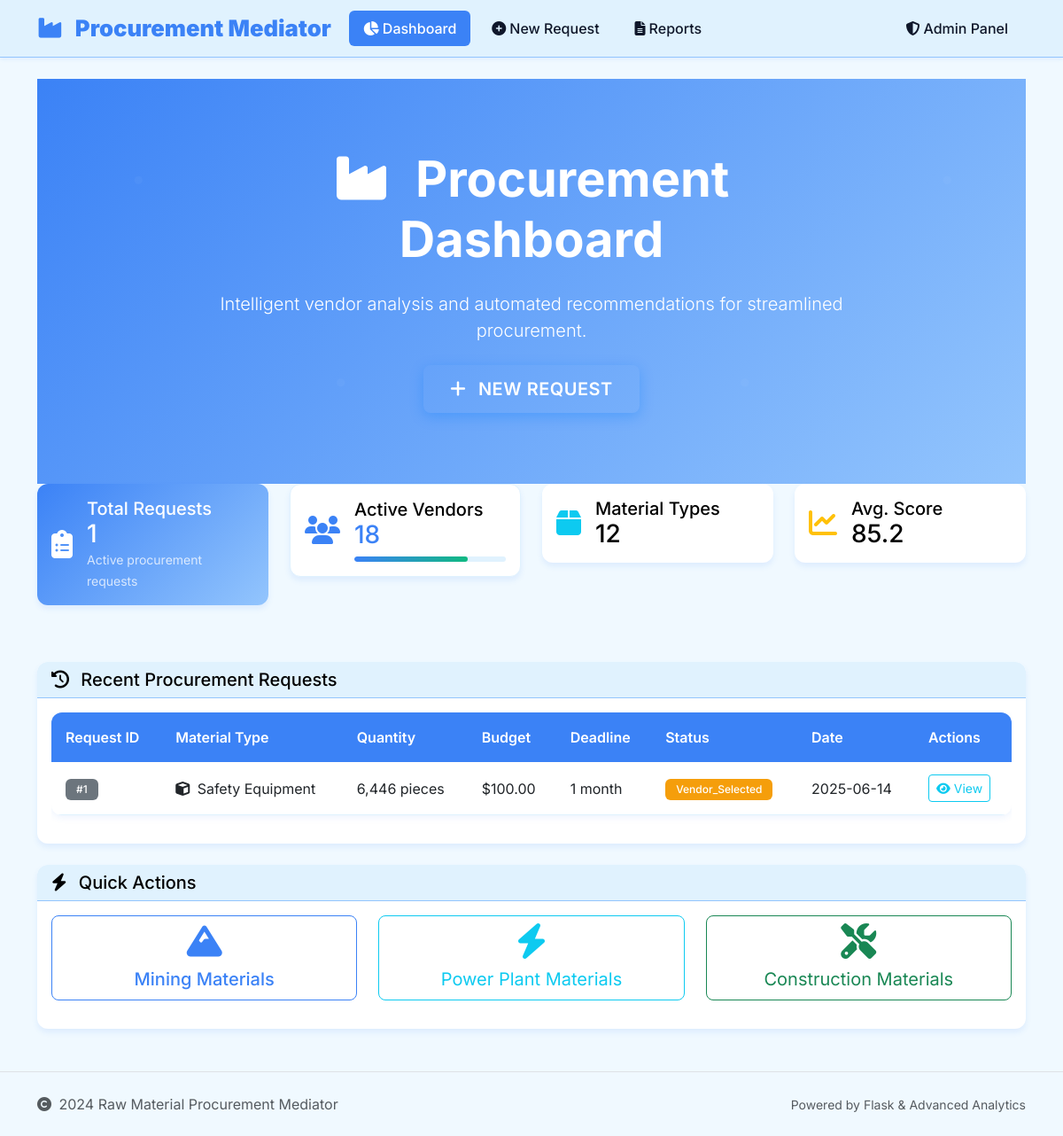
The page / on the database its author committed.
### models.py (models this page shows, shortened)
class ProcurementRequest(db.Model):
    id = db.Column(db.Integer, primary_key=True)
    material_type = db.Column(db.String(100), nullable=False)
    quantity_required = db.Column(db.Float, nullable=False)
    unit = db.Column(db.String(20), nullable=False)
    quality_standard = db.Column(db.String(50), nullable=False)
    budget_constraint = db.Column(db.Float, nullable=False)
    delivery_deadline = db.Column(db.String(50), nullable=False)
    additional_requirements = db.Column(Text)
    request_date = db.Column(db.DateTime, default=datetime.utcnow)
    status = db.Column(db.String(20), default='pending')

### routes.py (the view)
@app.route('/')
def index():
    recent_requests = ProcurementRequest.query.order_by(ProcurementRequest.request_date.desc()).limit(5).all()
    return render_template('index.html', recent_requests=recent_requests)

### templates/index.html (shortened to what this page needs)
{% extends "base.html" %}
{% block content %}
<div class="hero-section text-center fade-in">
    <div class="container">
        <div class="row justify-content-center">
            <div class="col-lg-8">
                <h1 class="display-4 fw-bold mb-4">
                    <i class="fas fa-industry me-3"></i>
                    Procurement Dashboard
                </h1>
                <p class="lead mb-4">
                    Intelligent vendor analysis and automated recommendations for streamlined procurement.
                </p>
                <div class="d-flex justify-content-center gap-3 flex-wrap">
                    <a href="{{ url_for('request_form') }}" class="btn btn-custom btn-lg" style="text-decoration: none; z-index: 10; position: relative;">
                        <i class="fas fa-plus me-2"></i>
                        New Request
                    </a>
                </div>
            </div>
        </div>
    </div>
</div>
<div class="row mb-5">
    <div class="col-md-3 mb-3">
        <div class="card stats-card text-white">
            <div class="card-body">
                <div class="d-flex align-items-center">
                    <div class="flex-shrink-0">
                        <i class="fas fa-clipboard-list fa-2x stats-icon"></i>
                    </div>
                    <div class="flex-grow-1 ms-3">
                        <h5 class="card-title mb-0 "id="white">Total Requests</h5>
                        <h3 class="mb-0"id="white">{{ recent_requests|length if recent_requests else 0 }}</h3>
                        <small class="opacity-75">Active procurement requests</small>
                    </div>
                </div>
            </div>
        </div>
    </div>
    <div class="col-md-3 mb-3">
        <div class="card feature-card">
            <div class="card-body">
                <div class="d-flex align-items-center">
                    <div class="flex-shrink-0">
                        <i class="fas fa-users fa-2x text-primary-custom"></i>
                    </div>
                    <div class="flex-grow-1 ms-3">
                        <h5 class="card-title mb-0">Active Vendors</h5>
                        <h3 class="mb-0 text-primary-custom">18</h3>
                        <div class="score-indicator mt-2">
                            <div class="score-fill" style="width: 75%"></div>
                        </div>
                    </div>
                </div>
            </div>
        </div>
    </div>
    <div class="col-md-3 mb-3">
        <div class="card">
            <div class="card-body">
                <div class="d-flex align-items-center">
                    <div class="flex-shrink-0">
                        <i class="fas fa-box fa-2x text-info"></i>
                    </div>
                    <div class="flex-grow-1 ms-3">
                        <h5 class="card-title mb-0">Material Types</h5>
                        <h3 class="mb-0">12</h3>
                    </div>
                </div>
            </div>
        </div>
    </div>
    <div class="col-md-3 mb-3">
        <div class="card">
            <div class="card-body">
                <div class="d-flex align-items-center">
                    <div class="flex-shrink-0">
                        <i class="fas fa-chart-line fa-2x text-warning"></i>
                    </div>
                    <div class="flex-grow-1 ms-3">
                        <h5 class="card-title mb-0">Avg. Score</h5>
                        <h3 class="mb-0">85.2</h3>
                    </div>
                </div>
            </div>
        </div>
    </div>
</div>
<div class="row">
    <div class="col-12">
        <div class="card">
            <div class="card-header">
                <h5 class="card-title mb-0">
                    <i class="fas fa-history me-2"></i>
                    Recent Procurement Requests
                </h5>
            </div>
            <div class="card-body">
                {% if recent_requests %}
                <div class="table-responsive">
                    <table class="table table-hover">
                        <thead>
                            <tr>
                                <th>Request ID</th>
                                <th>Material Type</th>
                                <th>Quantity</th>
                                <th>Budget</th>
                                <th>Deadline</th>
                                <th>Status</th>
                                <th>Date</th>
                                <th>Actions</th>
                            </tr>
                        </thead>
                        <tbody>
                            {% for request in recent_requests %}
                            <tr>
                                <td>
                                    <span class="badge bg-secondary">#{{ request.id }}</span>
                                </td>
                                <td>
                                    <i class="fas fa-cube me-1"></i>
                                    {{ request.material_type.title() }}
                                </td>
                                <td>{{ "{:,.0f}".format(request.quantity_required) }} {{ request.unit }}</td>
                                <td>${{ "{:,.2f}".format(request.budget_constraint) }}</td>
                                <td>{{ request.delivery_deadline }}</td>
                                <td>
                                    <span class="badge bg-{{ 'success' if request.status == 'analyzed' else 'warning' }}">
                                        {{ request.status.title() }}
                                    </span>
                                </td>
                                <td>{{ request.request_date.strftime('%Y-%m-%d') if request.request_date else 'N/A' }}</td>
                                <td>
                                    {% if request.status == 'pending' %}
                                    <a href="{{ url_for('analyze_vendors', request_id=request.id) }}"
                                       class="btn btn-sm btn-outline-primary">
                                        <i class="fas fa-search me-1"></i>Analyze
                                    </a>
                                    {% else %}
                                    <a href="{{ url_for('analyze_vendors', request_id=request.id) }}"
                                       class="btn btn-sm btn-outline-info">
                                        <i class="fas fa-eye me-1"></i>View
                                    </a>
                                    {% endif %}
                                </td>
                            </tr>
                            {% endfor %}
                        </tbody>
                    </table>
                </div>
                {% endif %}
            </div>
        </div>
    </div>
</div>
<div class="row mt-4">
    <div class="col-12">
        <div class="card">
            <div class="card-header">
                <h5 class="card-title mb-0">
                    <i class="fas fa-bolt me-2"></i>
                    Quick Actions
                </h5>
            </div>
            <div class="card-body">
                <div class="row">
                    <div class="col-md-4 mb-3">
                        <div class="d-grid">
                            <button class="btn btn-outline-primary btn-lg" onclick="viewMiningMaterials()">
                                <i class="fas fa-mountain fa-2x d-block mb-2"></i>
                                Mining Materials
                            </button>
                        </div>
                    </div>
                    <div class="col-md-4 mb-3">
                        <div class="d-grid">
                            <button class="btn btn-outline-info btn-lg" onclick="viewPowerPlantMaterials()">
                                <i class="fas fa-bolt fa-2x d-block mb-2"></i>
                                Power Plant Materials
                            </button>
                        </div>
                    </div>
                    <div class="col-md-4 mb-3">
                        <div class="d-grid">
                            <button class="btn btn-outline-success btn-lg" onclick="viewConstructionMaterials()">
                                <i class="fas fa-tools fa-2x d-block mb-2"></i>
                                Construction Materials
                            </button>
                        </div>
                    </div>
                </div>
            </div>
        </div>
    </div>
</div>
{% endblock %}

### templates/base.html (shortened to what this page needs)
<!DOCTYPE html>
<html lang="en" data-bs-theme="light">
<head>
    <link href="https://cdn.jsdelivr.net/npm/bootstrap@5.3.0/dist/css/bootstrap.min.css" rel="stylesheet">
    <link rel="stylesheet" href="https://cdnjs.cloudflare.com/ajax/libs/font-awesome/6.4.0/css/all.min.css">
    <link rel="stylesheet" href="{{ url_for('static', filename='css/custom.css') }}">
</head>
<body>
    <nav class="navbar navbar-expand-lg">
        <div class="container">
            <a class="navbar-brand" href="{{ url_for('index') }}">
                <i class="fas fa-industry me-2"></i>
                <strong>Procurement Mediator</strong>
            </a>
            <div class="collapse navbar-collapse" id="navbarNav">
                <ul class="navbar-nav me-auto">
                    <li class="nav-item">
                        <a class="nav-link {{ 'active' if request.endpoint == 'index' }}" href="{{ url_for('index') }}">
                            <i class="fas fa-chart-pie me-1"></i>Dashboard
                        </a>
                    </li>
                    <li class="nav-item">
                        <a class="nav-link {{ 'active' if request.endpoint == 'request_form' }}" href="{{ url_for('request_form') }}">
                            <i class="fas fa-plus-circle me-1"></i>New Request
                        </a>
                    </li>
                    <li class="nav-item">
                        <a class="nav-link" href="#" onclick="showReports(); return false;">
                            <i class="fas fa-file-alt me-1"></i>Reports
                        </a>
                    </li>
                </ul>
                <ul class="navbar-nav">
                    {% if current_user.is_authenticated %}
                        <li class="nav-item dropdown">
                            <a class="nav-link dropdown-toggle admin-indicator" href="#" id="adminDropdown" role="button" data-bs-toggle="dropdown">
                                <i class="fas fa-user-shield me-1"></i>
                                Admin: {{ current_user.username }}
                                <span class="badge bg-warning ms-1">Admin</span>
                            </a>
                            <ul class="dropdown-menu dropdown-menu-end">
                                <li><a class="dropdown-item" href="{{ url_for('admin_dashboard') }}">
                                    <i class="fas fa-tachometer-alt me-2"></i>Admin Panel
                                </a></li>
                                <li><a class="dropdown-item" href="#" onclick="showVendorManagement()">
                                    <i class="fas fa-users me-2"></i>Vendor Management
                                </a></li>
                                <li><a class="dropdown-item" href="#" onclick="showAnalyticsPanel()">
                                    <i class="fas fa-chart-bar me-2"></i>Analytics
                                </a></li>
                                <li><hr class="dropdown-divider"></li>
                                <li><a class="dropdown-item text-danger" href="{{ url_for('admin_logout') }}">
                                    <i class="fas fa-sign-out-alt me-2"></i>Logout
                                </a></li>
                            </ul>
                        </li>
                    {% else %}
                        <li class="nav-item">
                            <a class="nav-link btn btn-outline-primary px-3" href="{{ url_for('admin_login') }}">
                                <i class="fas fa-shield-alt me-1"></i>Admin Panel
                            </a>
                        </li>
                    {% endif %}
                </ul>
            </div>
        </div>
    </nav>
    <main class="container mt-4">
        {% block content %}{% endblock %}
    </main>
    <footer class="mt-5 py-4 border-top">
        <div class="container">
            <div class="row">
                <div class="col-md-6">
                    <p class="text-muted mb-0">
                        <i class="fas fa-copyright me-1"></i>
                        2024 Raw Material Procurement Mediator
                    </p>
                </div>
                <div class="col-md-6 text-end">
                    <small class="text-muted">
                        Powered by Flask & Advanced Analytics
                    </small>
                </div>
            </div>
        </div>
    </footer>
</body>
</html>

### rows shown on the page
ProcurementRequest: id "1", material_type "Safety Equipment", quantity_required "6,446", unit "pieces", budget_constraint "100.00", delivery_deadline "1 month", status "Vendor_Selected", request_date "2025-06-14"

### other values the page prints
{{ recent_requests|length if recent_requests else 0 }} "1"
